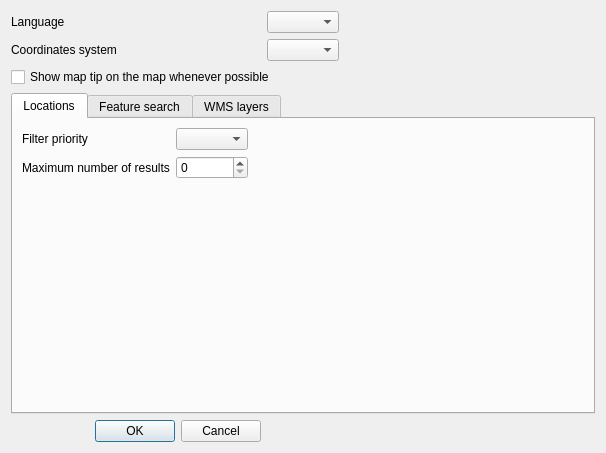
<?xml version="1.0" encoding="UTF-8"?>
<ui version="4.0">
 <class>Config</class>
 <widget class="QDialog" name="Config">
  <property name="geometry">
   <rect>
    <x>0</x>
    <y>0</y>
    <width>606</width>
    <height>453</height>
   </rect>
  </property>
  <property name="windowTitle">
   <string>Swiss locator filter configuration</string>
  </property>
  <layout class="QGridLayout" name="gridLayout">
   <item row="0" column="0">
    <widget class="QLabel" name="label_5">
     <property name="text">
      <string>Language</string>
     </property>
    </widget>
   </item>
   <item row="1" column="0">
    <widget class="QLabel" name="label_4">
     <property name="text">
      <string>Coordinates system</string>
     </property>
    </widget>
   </item>
   <item row="1" column="1">
    <widget class="QComboBox" name="crs"/>
   </item>
   <item row="0" column="1">
    <widget class="QComboBox" name="lang"/>
   </item>
   <item row="10" column="0">
    <widget class="QDialogButtonBox" name="buttonBox">
     <property name="orientation">
      <enum>Qt::Horizontal</enum>
     </property>
     <property name="standardButtons">
      <set>QDialogButtonBox::Cancel|QDialogButtonBox::Ok</set>
     </property>
    </widget>
   </item>
   <item row="0" column="2">
    <spacer name="horizontalSpacer_5">
     <property name="orientation">
      <enum>Qt::Horizontal</enum>
     </property>
     <property name="sizeHint" stdset="0">
      <size>
       <width>40</width>
       <height>20</height>
      </size>
     </property>
    </spacer>
   </item>
   <item row="4" column="0" colspan="3">
    <widget class="QTabWidget" name="tabWidget">
     <property name="currentIndex">
      <number>0</number>
     </property>
     <widget class="QWidget" name="locations">
      <attribute name="title">
       <string>Locations</string>
      </attribute>
      <layout class="QGridLayout" name="gridLayout_5">
       <item row="0" column="0">
        <widget class="QLabel" name="label">
         <property name="text">
          <string>Filter priority</string>
         </property>
        </widget>
       </item>
       <item row="1" column="1">
        <widget class="QSpinBox" name="locations_limit"/>
       </item>
       <item row="0" column="1">
        <widget class="QComboBox" name="locations_priority"/>
       </item>
       <item row="1" column="0">
        <widget class="QLabel" name="label_8">
         <property name="text">
          <string>Maximum number of results</string>
         </property>
        </widget>
       </item>
       <item row="2" column="0">
        <spacer name="verticalSpacer_2">
         <property name="orientation">
          <enum>Qt::Vertical</enum>
         </property>
         <property name="sizeHint" stdset="0">
          <size>
           <width>20</width>
           <height>40</height>
          </size>
         </property>
        </spacer>
       </item>
       <item row="0" column="2">
        <spacer name="horizontalSpacer_4">
         <property name="orientation">
          <enum>Qt::Horizontal</enum>
         </property>
         <property name="sizeHint" stdset="0">
          <size>
           <width>40</width>
           <height>20</height>
          </size>
         </property>
        </spacer>
       </item>
      </layout>
     </widget>
     <widget class="QWidget" name="featuresearch">
      <attribute name="title">
       <string>Feature search</string>
      </attribute>
      <layout class="QGridLayout" name="gridLayout_3">
       <item row="1" column="1">
        <widget class="QSpinBox" name="featuresearch_limit"/>
       </item>
       <item row="0" column="1">
        <widget class="QComboBox" name="featuresearch_priority"/>
       </item>
       <item row="1" column="0">
        <widget class="QLabel" name="label_3">
         <property name="text">
          <string>Maximum number of results</string>
         </property>
        </widget>
       </item>
       <item row="0" column="0">
        <widget class="QLabel" name="label_2">
         <property name="text">
          <string>Filter priority</string>
         </property>
        </widget>
       </item>
       <item row="1" column="2">
        <spacer name="horizontalSpacer_2">
         <property name="orientation">
          <enum>Qt::Horizontal</enum>
         </property>
         <property name="sizeHint" stdset="0">
          <size>
           <width>40</width>
           <height>20</height>
          </size>
         </property>
        </spacer>
       </item>
       <item row="2" column="0" colspan="3">
        <widget class="QGroupBox" name="feature_search_restrict">
         <property name="title">
          <string>Restrict feature search to specific layers</string>
         </property>
         <property name="checkable">
          <bool>true</bool>
         </property>
         <property name="checked">
          <bool>true</bool>
         </property>
         <layout class="QGridLayout" name="gridLayout_4">
          <item row="0" column="3">
           <widget class="QgsFilterLineEdit" name="search_line_edit">
            <property name="enabled">
             <bool>true</bool>
            </property>
            <property name="showSearchIcon" stdset="0">
             <bool>true</bool>
            </property>
            <property name="qgisRelation" stdset="0">
             <string notr="true"/>
            </property>
           </widget>
          </item>
          <item row="0" column="0">
           <widget class="QPushButton" name="select_all_button">
            <property name="enabled">
             <bool>true</bool>
            </property>
            <property name="text">
             <string>select all</string>
            </property>
           </widget>
          </item>
          <item row="0" column="1">
           <widget class="QPushButton" name="unselect_all_button">
            <property name="enabled">
             <bool>true</bool>
            </property>
            <property name="text">
             <string>unselect all</string>
            </property>
           </widget>
          </item>
          <item row="0" column="2">
           <spacer name="horizontalSpacer">
            <property name="orientation">
             <enum>Qt::Horizontal</enum>
            </property>
            <property name="sizeHint" stdset="0">
             <size>
              <width>40</width>
              <height>20</height>
             </size>
            </property>
           </spacer>
          </item>
          <item row="1" column="0" colspan="4">
           <widget class="QTableWidget" name="feature_search_layers_list">
            <property name="enabled">
             <bool>true</bool>
            </property>
           </widget>
          </item>
         </layout>
        </widget>
       </item>
      </layout>
     </widget>
     <widget class="QWidget" name="layers">
      <attribute name="title">
       <string>WMS layers</string>
      </attribute>
      <layout class="QGridLayout" name="gridLayout_6">
       <item row="0" column="1">
        <widget class="QComboBox" name="layers_priority"/>
       </item>
       <item row="1" column="1">
        <widget class="QSpinBox" name="layers_limit"/>
       </item>
       <item row="2" column="0">
        <spacer name="verticalSpacer_3">
         <property name="orientation">
          <enum>Qt::Vertical</enum>
         </property>
         <property name="sizeHint" stdset="0">
          <size>
           <width>20</width>
           <height>40</height>
          </size>
         </property>
        </spacer>
       </item>
       <item row="1" column="0">
        <widget class="QLabel" name="label_7">
         <property name="text">
          <string>Maximum number of results</string>
         </property>
        </widget>
       </item>
       <item row="1" column="2">
        <spacer name="horizontalSpacer_3">
         <property name="orientation">
          <enum>Qt::Horizontal</enum>
         </property>
         <property name="sizeHint" stdset="0">
          <size>
           <width>40</width>
           <height>20</height>
          </size>
         </property>
        </spacer>
       </item>
       <item row="0" column="0">
        <widget class="QLabel" name="label_6">
         <property name="text">
          <string>Filter priority</string>
         </property>
        </widget>
       </item>
      </layout>
     </widget>
    </widget>
   </item>
   <item row="2" column="0" colspan="3">
    <widget class="QCheckBox" name="show_map_tip">
     <property name="text">
      <string>Show map tip on the map whenever possible</string>
     </property>
    </widget>
   </item>
  </layout>
 </widget>
 <customwidgets>
  <customwidget>
   <class>QgsFilterLineEdit</class>
   <extends>QLineEdit</extends>
   <header>qgsfilterlineedit.h</header>
  </customwidget>
 </customwidgets>
 <resources/>
 <connections>
  <connection>
   <sender>buttonBox</sender>
   <signal>accepted()</signal>
   <receiver>Config</receiver>
   <slot>accept()</slot>
   <hints>
    <hint type="sourcelabel">
     <x>254</x>
     <y>419</y>
    </hint>
    <hint type="destinationlabel">
     <x>157</x>
     <y>274</y>
    </hint>
   </hints>
  </connection>
  <connection>
   <sender>buttonBox</sender>
   <signal>rejected()</signal>
   <receiver>Config</receiver>
   <slot>reject()</slot>
   <hints>
    <hint type="sourcelabel">
     <x>322</x>
     <y>419</y>
    </hint>
    <hint type="destinationlabel">
     <x>286</x>
     <y>274</y>
    </hint>
   </hints>
  </connection>
 </connections>
</ui>
